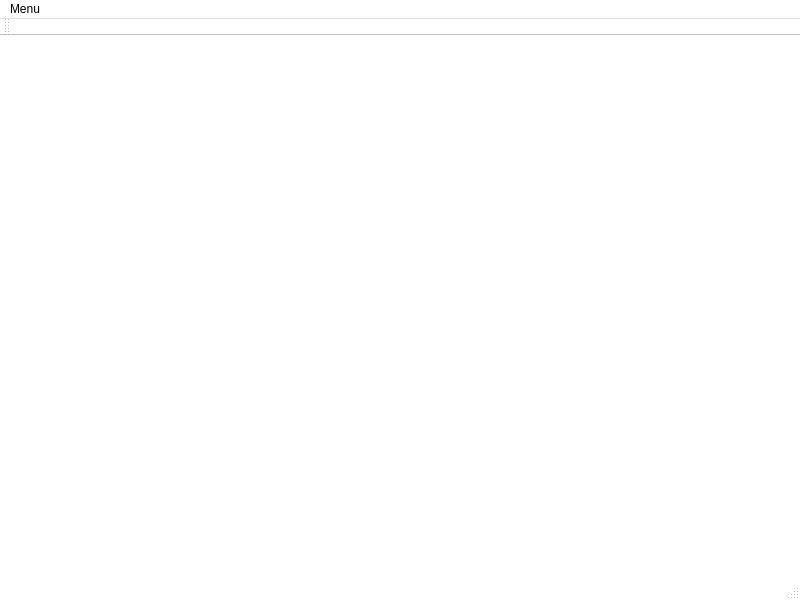
<?xml version="1.0" encoding="UTF-8"?>
<ui version="4.0">
 <class>MainWindow</class>
 <widget class="QMainWindow" name="MainWindow">
  <property name="geometry">
   <rect>
    <x>0</x>
    <y>0</y>
    <width>800</width>
    <height>600</height>
   </rect>
  </property>
  <property name="minimumSize">
   <size>
    <width>800</width>
    <height>600</height>
   </size>
  </property>
  <property name="maximumSize">
   <size>
    <width>800</width>
    <height>600</height>
   </size>
  </property>
  <property name="palette">
   <palette>
    <active>
     <colorrole role="WindowText">
      <brush brushstyle="SolidPattern">
       <color alpha="255">
        <red>0</red>
        <green>0</green>
        <blue>0</blue>
       </color>
      </brush>
     </colorrole>
     <colorrole role="Button">
      <brush brushstyle="SolidPattern">
       <color alpha="255">
        <red>255</red>
        <green>255</green>
        <blue>255</blue>
       </color>
      </brush>
     </colorrole>
     <colorrole role="Light">
      <brush brushstyle="SolidPattern">
       <color alpha="255">
        <red>255</red>
        <green>255</green>
        <blue>255</blue>
       </color>
      </brush>
     </colorrole>
     <colorrole role="Midlight">
      <brush brushstyle="SolidPattern">
       <color alpha="255">
        <red>255</red>
        <green>255</green>
        <blue>255</blue>
       </color>
      </brush>
     </colorrole>
     <colorrole role="Dark">
      <brush brushstyle="SolidPattern">
       <color alpha="255">
        <red>127</red>
        <green>127</green>
        <blue>127</blue>
       </color>
      </brush>
     </colorrole>
     <colorrole role="Mid">
      <brush brushstyle="SolidPattern">
       <color alpha="255">
        <red>170</red>
        <green>170</green>
        <blue>170</blue>
       </color>
      </brush>
     </colorrole>
     <colorrole role="Text">
      <brush brushstyle="SolidPattern">
       <color alpha="255">
        <red>0</red>
        <green>0</green>
        <blue>0</blue>
       </color>
      </brush>
     </colorrole>
     <colorrole role="BrightText">
      <brush brushstyle="SolidPattern">
       <color alpha="255">
        <red>255</red>
        <green>255</green>
        <blue>255</blue>
       </color>
      </brush>
     </colorrole>
     <colorrole role="ButtonText">
      <brush brushstyle="SolidPattern">
       <color alpha="255">
        <red>0</red>
        <green>0</green>
        <blue>0</blue>
       </color>
      </brush>
     </colorrole>
     <colorrole role="Base">
      <brush brushstyle="SolidPattern">
       <color alpha="255">
        <red>255</red>
        <green>255</green>
        <blue>255</blue>
       </color>
      </brush>
     </colorrole>
     <colorrole role="Window">
      <brush brushstyle="SolidPattern">
       <color alpha="255">
        <red>255</red>
        <green>255</green>
        <blue>255</blue>
       </color>
      </brush>
     </colorrole>
     <colorrole role="Shadow">
      <brush brushstyle="SolidPattern">
       <color alpha="255">
        <red>0</red>
        <green>0</green>
        <blue>0</blue>
       </color>
      </brush>
     </colorrole>
     <colorrole role="AlternateBase">
      <brush brushstyle="SolidPattern">
       <color alpha="255">
        <red>255</red>
        <green>255</green>
        <blue>255</blue>
       </color>
      </brush>
     </colorrole>
     <colorrole role="ToolTipBase">
      <brush brushstyle="SolidPattern">
       <color alpha="255">
        <red>255</red>
        <green>255</green>
        <blue>220</blue>
       </color>
      </brush>
     </colorrole>
     <colorrole role="ToolTipText">
      <brush brushstyle="SolidPattern">
       <color alpha="255">
        <red>0</red>
        <green>0</green>
        <blue>0</blue>
       </color>
      </brush>
     </colorrole>
    </active>
    <inactive>
     <colorrole role="WindowText">
      <brush brushstyle="SolidPattern">
       <color alpha="255">
        <red>0</red>
        <green>0</green>
        <blue>0</blue>
       </color>
      </brush>
     </colorrole>
     <colorrole role="Button">
      <brush brushstyle="SolidPattern">
       <color alpha="255">
        <red>255</red>
        <green>255</green>
        <blue>255</blue>
       </color>
      </brush>
     </colorrole>
     <colorrole role="Light">
      <brush brushstyle="SolidPattern">
       <color alpha="255">
        <red>255</red>
        <green>255</green>
        <blue>255</blue>
       </color>
      </brush>
     </colorrole>
     <colorrole role="Midlight">
      <brush brushstyle="SolidPattern">
       <color alpha="255">
        <red>255</red>
        <green>255</green>
        <blue>255</blue>
       </color>
      </brush>
     </colorrole>
     <colorrole role="Dark">
      <brush brushstyle="SolidPattern">
       <color alpha="255">
        <red>127</red>
        <green>127</green>
        <blue>127</blue>
       </color>
      </brush>
     </colorrole>
     <colorrole role="Mid">
      <brush brushstyle="SolidPattern">
       <color alpha="255">
        <red>170</red>
        <green>170</green>
        <blue>170</blue>
       </color>
      </brush>
     </colorrole>
     <colorrole role="Text">
      <brush brushstyle="SolidPattern">
       <color alpha="255">
        <red>0</red>
        <green>0</green>
        <blue>0</blue>
       </color>
      </brush>
     </colorrole>
     <colorrole role="BrightText">
      <brush brushstyle="SolidPattern">
       <color alpha="255">
        <red>255</red>
        <green>255</green>
        <blue>255</blue>
       </color>
      </brush>
     </colorrole>
     <colorrole role="ButtonText">
      <brush brushstyle="SolidPattern">
       <color alpha="255">
        <red>0</red>
        <green>0</green>
        <blue>0</blue>
       </color>
      </brush>
     </colorrole>
     <colorrole role="Base">
      <brush brushstyle="SolidPattern">
       <color alpha="255">
        <red>255</red>
        <green>255</green>
        <blue>255</blue>
       </color>
      </brush>
     </colorrole>
     <colorrole role="Window">
      <brush brushstyle="SolidPattern">
       <color alpha="255">
        <red>255</red>
        <green>255</green>
        <blue>255</blue>
       </color>
      </brush>
     </colorrole>
     <colorrole role="Shadow">
      <brush brushstyle="SolidPattern">
       <color alpha="255">
        <red>0</red>
        <green>0</green>
        <blue>0</blue>
       </color>
      </brush>
     </colorrole>
     <colorrole role="AlternateBase">
      <brush brushstyle="SolidPattern">
       <color alpha="255">
        <red>255</red>
        <green>255</green>
        <blue>255</blue>
       </color>
      </brush>
     </colorrole>
     <colorrole role="ToolTipBase">
      <brush brushstyle="SolidPattern">
       <color alpha="255">
        <red>255</red>
        <green>255</green>
        <blue>220</blue>
       </color>
      </brush>
     </colorrole>
     <colorrole role="ToolTipText">
      <brush brushstyle="SolidPattern">
       <color alpha="255">
        <red>0</red>
        <green>0</green>
        <blue>0</blue>
       </color>
      </brush>
     </colorrole>
    </inactive>
    <disabled>
     <colorrole role="WindowText">
      <brush brushstyle="SolidPattern">
       <color alpha="255">
        <red>127</red>
        <green>127</green>
        <blue>127</blue>
       </color>
      </brush>
     </colorrole>
     <colorrole role="Button">
      <brush brushstyle="SolidPattern">
       <color alpha="255">
        <red>255</red>
        <green>255</green>
        <blue>255</blue>
       </color>
      </brush>
     </colorrole>
     <colorrole role="Light">
      <brush brushstyle="SolidPattern">
       <color alpha="255">
        <red>255</red>
        <green>255</green>
        <blue>255</blue>
       </color>
      </brush>
     </colorrole>
     <colorrole role="Midlight">
      <brush brushstyle="SolidPattern">
       <color alpha="255">
        <red>255</red>
        <green>255</green>
        <blue>255</blue>
       </color>
      </brush>
     </colorrole>
     <colorrole role="Dark">
      <brush brushstyle="SolidPattern">
       <color alpha="255">
        <red>127</red>
        <green>127</green>
        <blue>127</blue>
       </color>
      </brush>
     </colorrole>
     <colorrole role="Mid">
      <brush brushstyle="SolidPattern">
       <color alpha="255">
        <red>170</red>
        <green>170</green>
        <blue>170</blue>
       </color>
      </brush>
     </colorrole>
     <colorrole role="Text">
      <brush brushstyle="SolidPattern">
       <color alpha="255">
        <red>127</red>
        <green>127</green>
        <blue>127</blue>
       </color>
      </brush>
     </colorrole>
     <colorrole role="BrightText">
      <brush brushstyle="SolidPattern">
       <color alpha="255">
        <red>255</red>
        <green>255</green>
        <blue>255</blue>
       </color>
      </brush>
     </colorrole>
     <colorrole role="ButtonText">
      <brush brushstyle="SolidPattern">
       <color alpha="255">
        <red>127</red>
        <green>127</green>
        <blue>127</blue>
       </color>
      </brush>
     </colorrole>
     <colorrole role="Base">
      <brush brushstyle="SolidPattern">
       <color alpha="255">
        <red>255</red>
        <green>255</green>
        <blue>255</blue>
       </color>
      </brush>
     </colorrole>
     <colorrole role="Window">
      <brush brushstyle="SolidPattern">
       <color alpha="255">
        <red>255</red>
        <green>255</green>
        <blue>255</blue>
       </color>
      </brush>
     </colorrole>
     <colorrole role="Shadow">
      <brush brushstyle="SolidPattern">
       <color alpha="255">
        <red>0</red>
        <green>0</green>
        <blue>0</blue>
       </color>
      </brush>
     </colorrole>
     <colorrole role="AlternateBase">
      <brush brushstyle="SolidPattern">
       <color alpha="255">
        <red>255</red>
        <green>255</green>
        <blue>255</blue>
       </color>
      </brush>
     </colorrole>
     <colorrole role="ToolTipBase">
      <brush brushstyle="SolidPattern">
       <color alpha="255">
        <red>255</red>
        <green>255</green>
        <blue>220</blue>
       </color>
      </brush>
     </colorrole>
     <colorrole role="ToolTipText">
      <brush brushstyle="SolidPattern">
       <color alpha="255">
        <red>0</red>
        <green>0</green>
        <blue>0</blue>
       </color>
      </brush>
     </colorrole>
    </disabled>
   </palette>
  </property>
  <property name="windowTitle">
   <string>TreePainter</string>
  </property>
  <widget class="GraphWidget" name="graphWidget">
   <property name="autoFillBackground">
    <bool>true</bool>
   </property>
   <property name="styleSheet">
    <string notr="true"/>
   </property>
  </widget>
  <widget class="QMenuBar" name="menuBar">
   <property name="geometry">
    <rect>
     <x>0</x>
     <y>0</y>
     <width>800</width>
     <height>20</height>
    </rect>
   </property>
   <widget class="QMenu" name="menuMenu">
    <property name="title">
     <string>Menu</string>
    </property>
    <addaction name="actionSave_picture"/>
   </widget>
   <addaction name="menuMenu"/>
  </widget>
  <widget class="QToolBar" name="mainToolBar">
   <attribute name="toolBarArea">
    <enum>TopToolBarArea</enum>
   </attribute>
   <attribute name="toolBarBreak">
    <bool>false</bool>
   </attribute>
  </widget>
  <widget class="QStatusBar" name="statusBar"/>
  <action name="actionSave_picture">
   <property name="text">
    <string>Save picture</string>
   </property>
   <property name="shortcut">
    <string>Ctrl+S</string>
   </property>
  </action>
 </widget>
 <layoutdefault spacing="6" margin="11"/>
 <customwidgets>
  <customwidget>
   <class>GraphWidget</class>
   <extends>QWidget</extends>
   <header location="global">graphwidget.h</header>
   <container>1</container>
  </customwidget>
 </customwidgets>
 <resources/>
 <connections/>
</ui>
